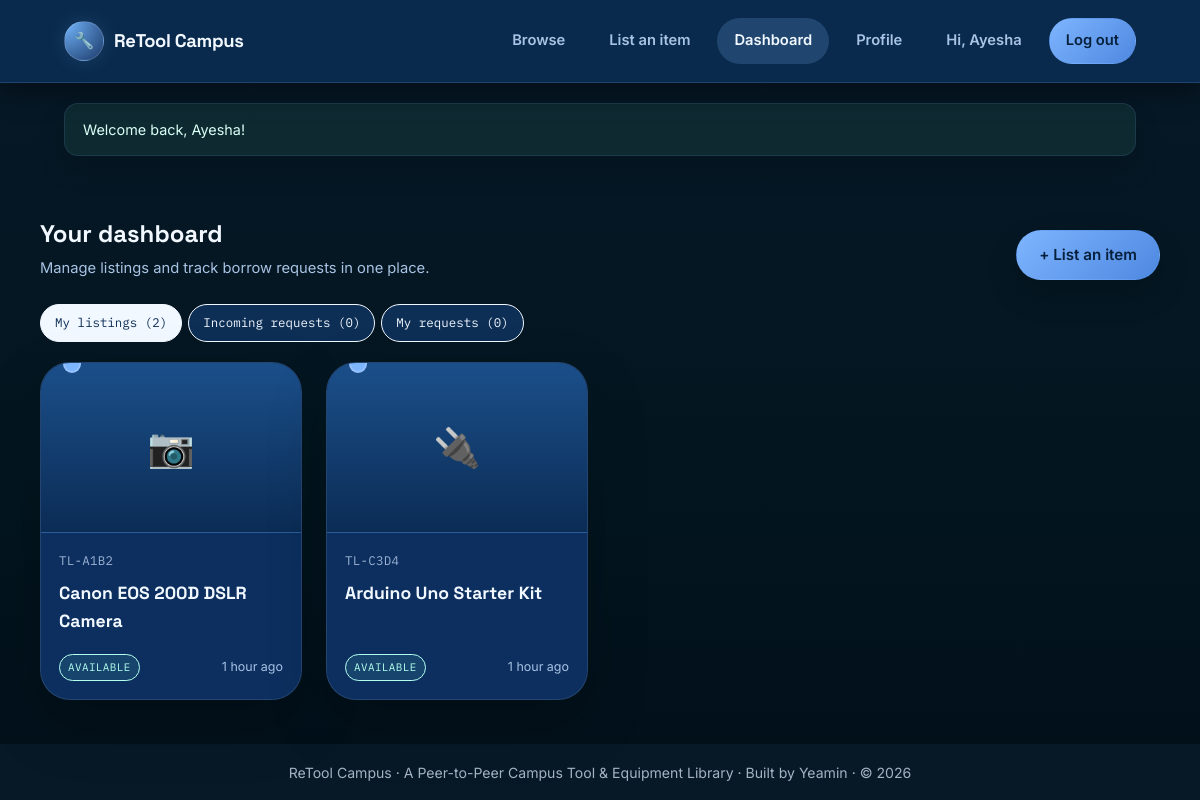
/dashboard.php (signed in), run on the app's committed database.
### tables this page shows
CREATE TABLE users (
    id              INT AUTO_INCREMENT PRIMARY KEY,
    full_name       VARCHAR(100)  NOT NULL,
    email           VARCHAR(150)  NOT NULL UNIQUE,
    student_id      VARCHAR(30)   NOT NULL,
    password_hash   VARCHAR(255)  NOT NULL,
    phone           VARCHAR(30)   DEFAULT NULL,
    department      VARCHAR(100)  DEFAULT NULL,
    avatar_initials VARCHAR(4)    DEFAULT NULL,
    reputation_pts  INT           NOT NULL DEFAULT 0,
    created_at      DATETIME      NOT NULL DEFAULT CURRENT_TIMESTAMP
);

CREATE TABLE items (
    id              INT AUTO_INCREMENT PRIMARY KEY,
    owner_id        INT NOT NULL,
    category_id     INT NOT NULL,
    title           VARCHAR(120) NOT NULL,
    description     TEXT NOT NULL,
    item_condition  ENUM('New','Like New','Good','Fair','Worn') NOT NULL DEFAULT 'Good',
    photo_path      VARCHAR(255) DEFAULT NULL,
    max_loan_days   INT NOT NULL DEFAULT 7,
    deposit_note    VARCHAR(255) DEFAULT NULL,
    status          ENUM('available','borrowed','unavailable') NOT NULL DEFAULT 'available',
    asset_code      VARCHAR(12) NOT NULL UNIQUE,
    created_at      DATETIME NOT NULL DEFAULT CURRENT_TIMESTAMP,
    FOREIGN KEY (owner_id)    REFERENCES users(id)      ON DELETE CASCADE,
    FOREIGN KEY (category_id) REFERENCES categories(id) ON DELETE RESTRICT
);

CREATE TABLE categories (
    id        INT AUTO_INCREMENT PRIMARY KEY,
    name      VARCHAR(60) NOT NULL UNIQUE,
    icon      VARCHAR(10) DEFAULT '🔧'
);

### includes/auth.php (called while the page is built, shortened)
<?php
require_once __DIR__ . '/../config/db.php';
function is_logged_in(): bool {
    return isset($_SESSION['user_id']);
}
function current_user(): ?array {
    global $pdo;
    $stmt = $pdo->prepare('SELECT * FROM users WHERE id = ?');
    $stmt->execute([$_SESSION['user_id']]);
    $cached = $stmt->fetch() ?: null;
    return $cached;
}
function e(?string $str): string {
    return htmlspecialchars($str ?? '', ENT_QUOTES, 'UTF-8');
}
function flash_get(): ?array {
    $f = $_SESSION['flash'];
    return $f;
}

### includes/functions.php (called while the page is built, shortened)
<?php
function time_ago(string $datetime): string {
    $diff = time() - strtotime($datetime);
    $units = [
        31536000 => 'year', 2592000 => 'month', 86400 => 'day',
        3600 => 'hour', 60 => 'minute'
    ];
    foreach ($units as $secs => $label) {
        $val = floor($diff / $secs);
        if ($val >= 1) return $val . ' ' . $label . ($val > 1 ? 's' : '') . ' ago';
    }
    return 'just now';
}
function status_badge_class(string $status): string {
    return match ($status) {
        'available' => 'badge badge-available',
        'borrowed'  => 'badge badge-borrowed',
        'unavailable' => 'badge badge-unavailable',
        'pending'   => 'badge badge-pending',
        'approved'  => 'badge badge-approved',
        'rejected'  => 'badge badge-rejected',
        'returned'  => 'badge badge-returned',
        'cancelled' => 'badge badge-cancelled',
        default     => 'badge',
    };
}

### dashboard.php (the view, shortened to what this page needs)
<?php
require_once __DIR__ . '/includes/auth.php';
require_once __DIR__ . '/includes/functions.php';
$uid = $_SESSION['user_id'];
$tab = $_GET['tab'] ?? 'listings';
$myItems = $pdo->prepare(
    'SELECT items.*, categories.name AS category_name, categories.icon AS category_icon
     FROM items JOIN categories ON categories.id = items.category_id
     WHERE owner_id = ? ORDER BY created_at DESC'
);
$myItems->execute([$uid]);
$myItems = $myItems->fetchAll();
$incoming = $pdo->prepare(
    "SELECT borrow_requests.*, items.title AS item_title, items.asset_code, users.full_name AS borrower_name
     FROM borrow_requests
     JOIN items ON items.id = borrow_requests.item_id
     JOIN users ON users.id = borrow_requests.borrower_id
     WHERE items.owner_id = ?
     ORDER BY borrow_requests.created_at DESC"
);
$incoming->execute([$uid]);
$incoming = $incoming->fetchAll();
$outgoing = $pdo->prepare(
    "SELECT borrow_requests.*, items.title AS item_title, items.asset_code, users.full_name AS owner_name
     FROM borrow_requests
     JOIN items ON items.id = borrow_requests.item_id
     JOIN users ON users.id = items.owner_id
     WHERE borrow_requests.borrower_id = ?
     ORDER BY borrow_requests.created_at DESC"
);
$outgoing->execute([$uid]);
$outgoing = $outgoing->fetchAll();
include __DIR__ . '/includes/header.php';
?>
<div class="container section">
    <div class="section-head">
        <div>
            <h2>Your dashboard</h2>
            <p>Manage listings and track borrow requests in one place.</p>
        </div>
        <a href="add_item.php" class="btn btn-primary">+ List an item</a>
    </div>
    <div class="tabs">
        <a class="tab-btn <?= $tab === 'listings' ? 'active' : '' ?>" href="dashboard.php?tab=listings">My listings (<?= count($myItems) ?>)</a>
        <a class="tab-btn <?= $tab === 'incoming' ? 'active' : '' ?>" href="dashboard.php?tab=incoming">Incoming requests (<?= count($incoming) ?>)</a>
        <a class="tab-btn <?= $tab === 'outgoing' ? 'active' : '' ?>" href="dashboard.php?tab=outgoing">My requests (<?= count($outgoing) ?>)</a>
    </div>
    <?php if ($tab === 'listings'): ?>
        <?php if (!$myItems): ?>
            <div class="empty-state"><div class="emoji">📦</div><h3>No listings yet</h3>
                <p>List your first underused item and start saving campus resources.</p>
                <a href="add_item.php" class="btn btn-dark" style="margin-top:10px;">List an item</a>
            </div>
        <?php else: ?>
            <div class="item-grid">
                <?php foreach ($myItems as $item): ?>
                    <a class="item-card" href="item.php?id=<?= (int)$item['id'] ?>">
                        <div class="item-photo" style="<?= $item['photo_path'] ? 'background-image:url(' . e($item['photo_path']) . ')' : '' ?>">
                            <?= $item['photo_path'] ? '' : e($item['category_icon']) ?>
                        </div>
                        <div class="item-body">
                            <div class="item-code"><?= e($item['asset_code']) ?></div>
                            <div class="item-title"><?= e($item['title']) ?></div>
                            <div class="item-footer">
                                <span class="<?= status_badge_class($item['status']) ?>"><?= e($item['status']) ?></span>
                                <span style="font-size:.78rem;color:var(--muted);"><?= e(time_ago($item['created_at'])) ?></span>
                            </div>
                        </div>
                    </a>
                <?php endforeach; ?>
            </div>
        <?php endif; ?>
    <?php endif; ?>
</div>
<?php include __DIR__ . '/includes/footer.php'; ?>

### includes/header.php (shortened to what this page needs)
<?php
$current_script = basename($_SERVER['SCRIPT_NAME']);
$user = is_logged_in() ? current_user() : null;
$css_version = file_exists(__DIR__ . '/../css/style.css') ? filemtime(__DIR__ . '/../css/style.css') : time();
?>
<!DOCTYPE html>
<html lang="en">
<head>
<link rel="stylesheet" href="css/style.css?v=<?= e($css_version) ?>">
</head>
<body>
<nav class="nav">
    <div class="nav-inner">
        <a href="index.php" class="brand">
            <span class="brand-mark">🔧</span> ReTool Campus
        </a>
        <div class="nav-links">
            <a href="index.php" class="<?= $current_script === 'index.php' ? 'active' : '' ?>">Browse</a>
            <?php if ($user): ?>
                <a href="add_item.php" class="<?= $current_script === 'add_item.php' ? 'active' : '' ?>">List an item</a>
                <a href="dashboard.php" class="<?= $current_script === 'dashboard.php' ? 'active' : '' ?>">Dashboard</a>
                <a href="profile.php" class="<?= $current_script === 'profile.php' ? 'active' : '' ?>">Profile</a>
                <span class="nav-user">Hi, <?= e(explode(' ', $user['full_name'])[0]) ?></span>
                <a href="logout.php" class="nav-cta">Log out</a>
            <?php else: ?>
                <a href="login.php" class="<?= $current_script === 'login.php' ? 'active' : '' ?>">Log in</a>
                <a href="register.php" class="nav-cta">Sign up</a>
            <?php endif; ?>
        </div>
    </div>
</nav>
<?php $flash = flash_get(); if ($flash): ?>
<div class="container" style="padding-top:20px;">
    <div class="alert alert-<?= e($flash['type']) ?>"><?= e($flash['message']) ?></div>
</div>
<?php endif; ?>

### data on the page
users: full_name "Ayesha"
items: category.icon "📷", asset_code "TL-A1B2", title "Canon EOS 200D DSLR Camera", status "AVAILABLE", created_at "1 hour ago"
items: category.icon "🔌", asset_code "TL-C3D4", title "Arduino Uno Starter Kit", status "AVAILABLE", created_at "1 hour ago"

### other printed values
$flash['message'] "Welcome back, Ayesha!"
count($myItems) "2"
count($incoming) "0"
count($outgoing) "0"
